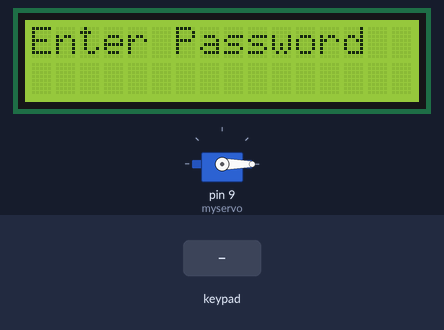
Bench run of a sketch on a simulated Arduino Uno, built with avr-gcc and run on an emulated ATmega328P. On the bench: servo, 16×2 character LCD. The test bench sets the inputs (shaded band).

Above: at 10.5 s.
10.6 s: keypad keys 0 1 2 3 # pressed 0.4 s apart
At 14.0 s:
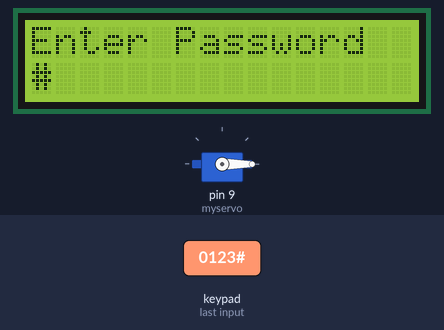
14.3 s: key 'A' pressed
At 15.5 s:
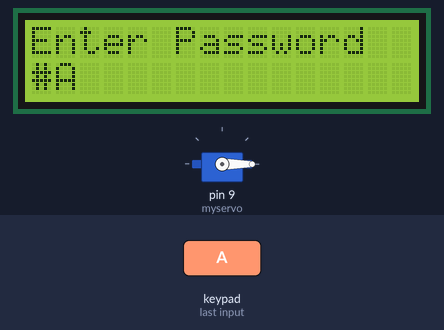
15.8 s: key 'B' pressed
At 16.7 s:
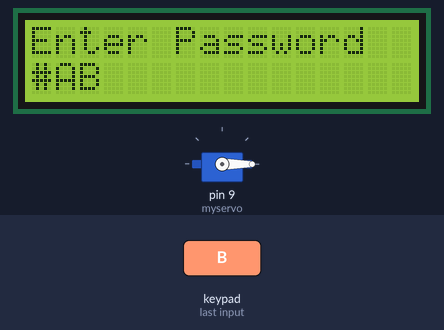
17.3 s: keypad keys 1 2 3 4 pressed 0.4 s apart
At 18.1 s:
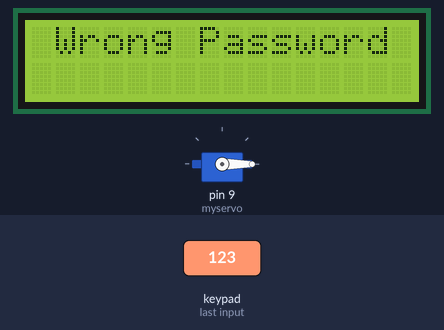
Timing chart, 0 to 20.3 s (numbered marks = the images above; inputs shaded):
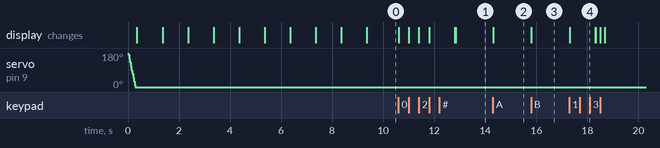

The sketch:

keypad1.ino
```cpp
#include <Keypad.h>        // Librería para manejar el teclado matricial (keypad)
#include <LiquidCrystal.h> // Librería para controlar la pantalla LCD
#include <Servo.h>         // Librería para controlar el servomotor

#define Password_Length 5  // Longitud de la contraseña (incluye el carácter nulo '\0')

Servo myservo;  // Creación del objeto para el servomotor
LiquidCrystal lcd(A0, A1, A2, A3, A4, A5); // Conexión de la pantalla LCD usando pines analógicos

int pos = 0;  // Variable para el ángulo del servomotor

char Data[Password_Length];  // Almacena los datos ingresados por el usuario
char Master[Password_Length] = "1234"; // Contraseña maestra
byte data_count = 0;  // Contador para los caracteres ingresados
bool door = false;    // Estado de la puerta: cerrada (false) o abierta (true)
char customKey;       // Variable para almacenar la tecla presionada

// Configuración del teclado 4x4
const byte ROWS = 4;
const byte COLS = 4;
char keys[ROWS][COLS] = {  // Mapa de teclas
  {'1', '2', '3', 'A'},
  {'4', '5', '6', 'B'},
  {'7', '8', '9', 'C'},
  {'*', '0', '#', 'D'}
};
byte rowPins[ROWS] = {0, 1, 2, 3}; // Pines conectados a las filas del teclado
byte colPins[COLS] = {4, 5, 6, 7}; // Pines conectados a las columnas del teclado
Keypad customKeypad( makeKeymap(keys), rowPins, colPins, ROWS, COLS); // Objeto para manejar el teclado

// Configuración inicial del sistema
void setup() {
  myservo.attach(9, 2000, 2400); // Conectar el servomotor al pin 9 con límites PWM
  ServoClose();                 // Asegurarse de que el servomotor esté cerrado al inicio
  lcd.begin(16, 2);             // Inicializar la pantalla LCD de 16x2 caracteres
  lcd.print("Protected Door");  // Mostrar el mensaje inicial
  loading("Loading");           // Mostrar animación de carga
  lcd.clear();                  // Limpiar la pantalla
}

void loop() {
  if (door == true) {  // Si la puerta está abierta
    customKey = customKeypad.getKey(); // Leer la tecla presionada
    if (customKey == '#') {            // Si se presiona '#', cerrar la puerta
      lcd.clear();
      ServoClose();
      lcd.print("Door is closed");
      delay(3000);
      door = false;  // Cambiar el estado a puerta cerrada
    }
  } else {
    Open();  // Llamar a la función para solicitar contraseña
  }
}

// Función de animación de carga
void loading(char msg[]) {
  lcd.setCursor(0, 1);
  lcd.print(msg);
  for (int i = 0; i < 9; i++) {
    delay(1000);
    lcd.print(".");
  }
}

// Función para limpiar la entrada de datos
void clearData() {
  while (data_count != 0) {
    Data[data_count--] = 0;
  }
}

// Función para cerrar el servomotor gradualmente
void ServoClose() {
  for (pos = 180; pos >= 0; pos -= 10) {
    myservo.write(pos);
    delay(15);
  }
}

// Función para abrir el servomotor gradualmente
void ServoOpen() {
  for (pos = 0; pos <= 180; pos += 10) {
    myservo.write(pos);
    delay(15);
  }
}

// Función para solicitar y verificar la contraseña
void Open() {
  lcd.setCursor(0, 0);
  lcd.print("Enter Password");  // Mostrar mensaje para ingresar contraseña
  customKey = customKeypad.getKey(); // Leer la tecla presionada

  if (customKey) {  // Si se presiona una tecla
    Data[data_count] = customKey;  // Guardar el carácter en el arreglo
    lcd.setCursor(data_count, 1);  // Mover el cursor a la posición correspondiente
    lcd.print(Data[data_count]);  // Mostrar el carácter ingresado en la pantalla
    data_count++;
  }

  if (data_count == Password_Length - 1) {  // Si la contraseña está completa
    if (!strcmp(Data, Master)) {            // Comparar con la contraseña maestra
      lcd.clear();
      ServoOpen();
      lcd.print(" Door is Open ");
      door = true;
      delay(5000);            // Mantener la puerta abierta por un tiempo
      loading("Waiting");     // Mostrar animación de espera
      lcd.clear();
      lcd.print(" Time is up! ");
      delay(1000);
      ServoClose();
      door = false;           // Cambiar el estado a puerta cerrada
    } else {  // Si la contraseña es incorrecta
      lcd.clear();
      lcd.print(" Wrong Password ");
      door = false;
    }
    delay(1000);
    lcd.clear();
    clearData();  // Limpiar la entrada de datos
  }
}
```

Measured:
- after the input at 10.6 s, the display: first changes at once (image 1 shows a later state)
- after the input at 14.3 s, the display: changes at once (image 2)
- after the input at 15.8 s, the display: changes at once (image 3)
- after the input at 17.3 s, the display: changes at once (image 4)
